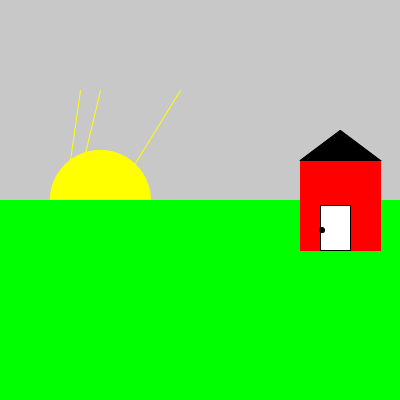
Frame 1 (no input)
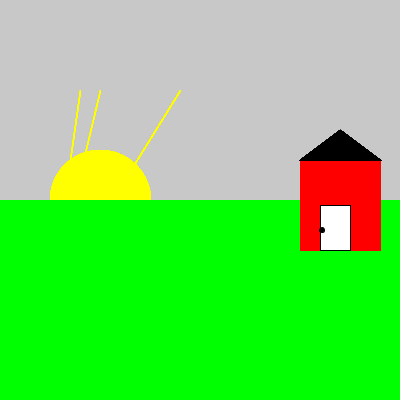
Frame 60 (the mouse pressed at the canvas centre just before this capture)
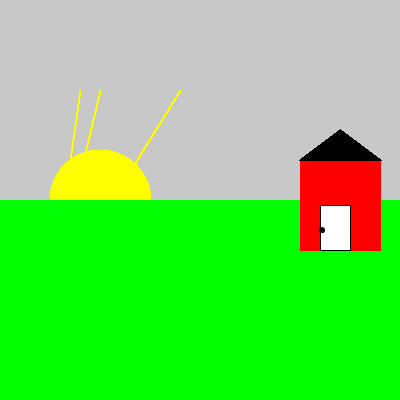
Frame 120 (the mouse held since frame 60 and released just before this capture)

The Processing sketch that drew these frames (run headless with seeded random() and noise(); from frame 60 on, the mouse is pressed at the canvas centre):

// Processing sketch: house
// ── house.pde
//da main guy
void setup(){
  //setting uo our canvas
  size(400, 400);
  //setting our background colour
  background(200);
}

//loopy loop guy
void draw(){
  //circle sun
  fill(255, 255, 0);
  stroke(255, 255, 0);
  circle(100, 200, 100);
  
  //sun rays
  line(50, 300, 80, 90);
  line(50, 300, 100, 90);
  line(50, 300, 180, 90);
  //making the grass
  //colour for the grass
  fill(0, 255, 0);
  //giving the rectangle a stroke... (changing line colours)
  stroke(0, 255, 0);
  //x-axis, y-axis, width, height
  rect(0, 200, 399, 250);
  
  //floppy disk (house)
  //giving house some colour
  fill(255, 0, 0);
  //giviing house some stroke
  stroke(255, 0, 0);
  //x-axis, y-axis, width, height
  rect(300, 160, 80, 90);
  
  //door for house
  //giving the colour for doore
  fill(255, 255, 255);
  stroke(0);
  //x-axis, y-axis, width, height
  rect(320, 205, 30, 45);
  
  //the knob
  fill(0);
  stroke(0);
  circle(322, 230, 5);
  
  //roof
  triangle(300, 160, 380, 160, 340, 130);
  
  
  
}
